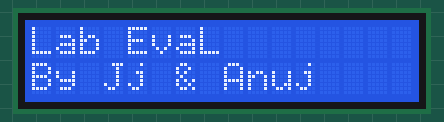
Recording of a sketch running on a simulated Arduino Uno, built with avr-gcc and run on an emulated ATmega328P. On the bench: 16×2 character LCD.

Above: at 0.1 s.
At 2.6 s:
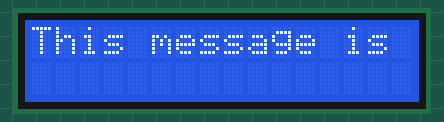
At 5.22 s:
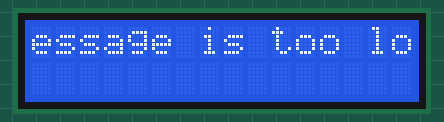
At 7.92 s:
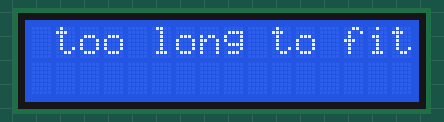
At 10.62 s:
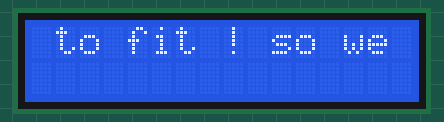
At 13.2 s:
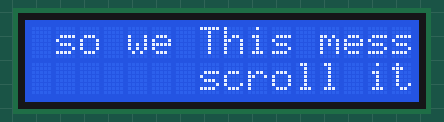

Measured:
- by itself, everything shown: repeats every 11.9 s, in 35 steps
- what the display in image 1 shows lasts 1.0 s, from 2.6 s to 3.6 s
- what the display in image 5 shows lasts 1.3 s, from 13.2 s to 14.5 s

The sketch:

lab_evaluation.ino
```cpp
#include <LiquidCrystal.h>
short int rs=12,
          en=11,
          d4=5,
          d5=4,
          d6=3,
          d7=2;
LiquidCrystal lcd(rs,en,d4,d5,d6,d7);

int numRows = 2;
int numCols = 16;

void setup()
{
  lcd.begin(numCols, numRows);
  lcd.print("Lab EvaL");
  lcd.setCursor(0,1);
  lcd.print("By Jj & Anuj");
  delay(2500);
  lcd.clear();
  lcd.setCursor(0,0);
}
void loop()
{
  marquee("This message is too long to fit ! so we scroll it");
  delay(1000);
  lcd.clear();
}
void marquee(char *text)
{
  int length = strlen(text);
  if(length < numCols)
    lcd.print(text);
  else
  {
    int pos;
    for(pos = 0; pos < numCols; pos++)
      lcd.print(text[pos]);
    delay(1000);
    while(pos < length)
    {
      lcd.scrollDisplayLeft();
      lcd.print(text[pos]);
      pos = pos + 1;
      delay(300);
    }
  }
}
```
